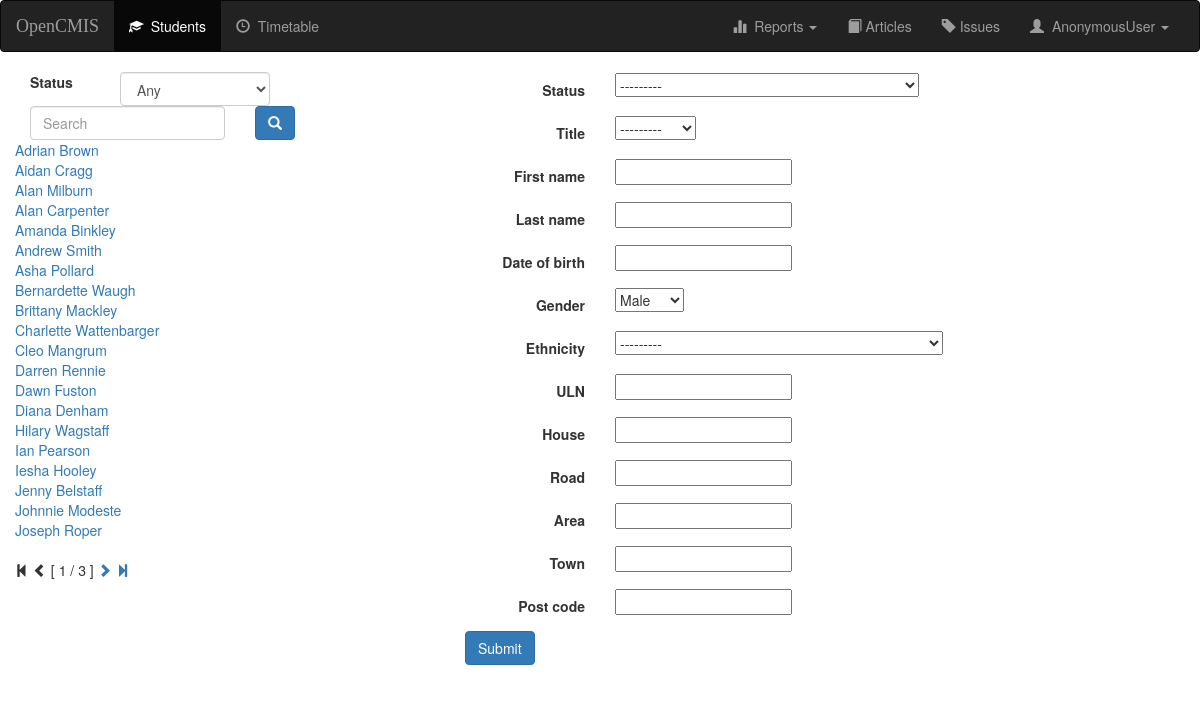
Screenshot of /opencmis/student/add/ with the database file from the repository.
### opencmis/models.py (models this page shows, shortened)
class Student(models.Model):
    status = models.ForeignKey('Status', blank=False)
    title = models.ForeignKey('Title', blank=True)
    first_name = models.CharField(max_length=50, blank=False)
    last_name = models.CharField(max_length=30, blank=False)
    gender_choices = (('M', 'Male'), ('F', 'Female'))
    gender = models.CharField(max_length=1, choices=gender_choices, default='M')
    ethnicity = models.ForeignKey('Ethnicity', blank=True, null=True, on_delete=models.SET_NULL)
    date_of_birth = models.DateField(blank=False)
    ULN = models.CharField(max_length=10, blank=True)
    house = models.CharField(max_length=50, blank=True)
    road = models.CharField(max_length=50, blank=True)
    area = models.CharField(max_length=50, blank=True)
    town = models.CharField(max_length=50, blank=True)
    post_code = models.CharField(max_length=12, blank=True)
    photo = models.FileField(blank=True)
    def __str__(self):
        return '%s %s' % (self.first_name, self.last_name)

class Status(models.Model):
    status = models.CharField(max_length=30)
    class Meta:
        verbose_name_plural = 'Status'
    def __str__(self):
        return self.status

class Title(models.Model):
    title = models.CharField(max_length=30)
    def __str__(self):
        return self.title

### opencmis/views.py (the view, shortened to what this page needs)
class StudentCreate(CreateView):
    model = Student
    fields = ['status', 'title', 'first_name', 'last_name', 'date_of_birth',
              'gender', 'ethnicity', 'ULN',
              'house', 'road', 'area', 'town', 'post_code']
    def get_context_data(self, **kwargs):
        context = super(StudentCreate, self).get_context_data(**kwargs)
        context['index'] = index_context(self.request)
        context['student'] = 'Nobody'
        return context

### opencmis/models.py (called while the page is built)
    def __str__(self):
        return self.value

### opencmis/templates/opencmis/student_form.html (shortened to what this page needs)
{% extends 'opencmis/student-base.html' %}
{% block body %}
    <form class="form-horizontal" action="" method="post" enctype="multipart/form-data">
        {% include 'opencmis/form-template.html' %}
        <div class="form-group">
            <div class="col-sm-offset-2 col-sm-10">
                <button type="submit" class="btn btn-primary">Submit</button>
            </div>
        </div>
    </form>
{% endblock %}

### opencmis/templates/opencmis/student-base.html (shortened to what this page needs)
{% extends 'opencmis/base.html' %}
{% block index %}
    <form id="searchform" action="" method="get" accept-charset="utf-8">
        <fieldset>
            <div class="form-group">
                <label class="col-xs-4 col-form-label" for="filter">Status</label>
                <div class="col-xs-8">
                    <select class="form-control" id = "filter" name="filter">
                        <option value="any">Any</option>
                    </select>
                </div>
                <div class="col-xs-10">
                    <input class="form-control" id="searchbox" name="q" type="text" placeholder="Search">
                </div>
                <div class="col-xs-2">
                    <button class="btn btn-primary" type="submit">
                        <span class="glyphicon glyphicon-search" aria-hidden="true"></span>
                    </button>
                </div>
            </div>
        </fieldset>
    </form>
    {% for i in index.index %}
    <a href="{% url 'opencmis:student-detail' i.id %}">{{i}}</a><br>
    {% empty %}
    <li>No people returned.</li>
    {% endfor %}
    {% if index.index.paginator.num_pages != 1 %}
    <div class="pagination">
        <span class="step-links">
            {% if index.index.has_previous %}
                <a href="?page=1">
                    <span class="glyphicon glyphicon-step-backward" aria-hidden="true"></span>
                </a>
                <a href="?page={{ index.index.previous_page_number }}">
                    <span class="glyphicon glyphicon-chevron-left" aria-hidden="true"></span>
                </a>
            {% else %}
                <span class="glyphicon glyphicon-step-backward" aria-hidden="true"></span>
                <span class="glyphicon glyphicon-chevron-left" aria-hidden="true"></span>
            {% endif %}
            <span class="current">
                [ {{ index.index.number }} / {{ index.index.paginator.num_pages }} ]
            </span>
            {% if index.index.has_next %}
                <a href="?page={{ index.index.next_page_number }}">
                    <span class="glyphicon glyphicon-chevron-right" aria-hidden="true"></span>
                </a>
                <a href="?page={{ index.index.paginator.num_pages }}">
                    <span class="glyphicon glyphicon-step-forward" aria-hidden="true"></span>
                </a>
            {% else %}
                <span class="glyphicon glyphicon-chevron-right" aria-hidden="true"></span>
                <span class="glyphicon glyphicon-step-forward" aria-hidden="true"></span>
            {% endif %}
        </span>
    </div>
    {% endif %}
{% endblock %}

### opencmis/templates/opencmis/form-template.html (shortened to what this page needs)
{% for field in form %}
    <div class="form-group">
        <div class="col-sm-offset-2 col-sm-10">
        </div>
        <label class="control-label col-sm-4" for="{{field.id_for_label}}">
            {{ field.label }}
        </label>
        <div class="col-sm-8">{{ field }}</div>
    </div>
{% endfor %}

### rows the page displays
Student: first_name+last_name "Adrian Brown"
Student: first_name+last_name "Aidan Cragg"
Student: first_name+last_name "Alan Milburn"
Student: first_name+last_name "Alan Carpenter"
Student: first_name+last_name "Amanda Binkley"
Student: first_name+last_name "Andrew Smith"
Student: first_name+last_name "Asha Pollard"
Student: first_name+last_name "Bernardette Waugh"
Student: first_name+last_name "Brittany Mackley"
Student: first_name+last_name "Charlette Wattenbarger"
Student: first_name+last_name "Cleo Mangrum"
Student: first_name+last_name "Darren Rennie"
Student: first_name+last_name "Dawn Fuston"
Student: first_name+last_name "Diana Denham"
Student: first_name+last_name "Hilary Wagstaff"
Student: first_name+last_name "Ian Pearson"
Student: first_name+last_name "Iesha Hooley"
Student: first_name+last_name "Jenny Belstaff"
Student: first_name+last_name "Johnnie Modeste"
Student: first_name+last_name "Joseph Roper"
Status: form "---------"
Title: form "---------"

### other values shown
{{ user }} "AnonymousUser"
{{ index.index.number }} "1"
{{ index.index.paginator.num_pages }} "3"
{{ field.label }} "Status" "Title" "First name" "Last name" "Date of birth" "Gender" "Ethnicity" "ULN" "House" "Road" "Area" "Town" "Post code"
